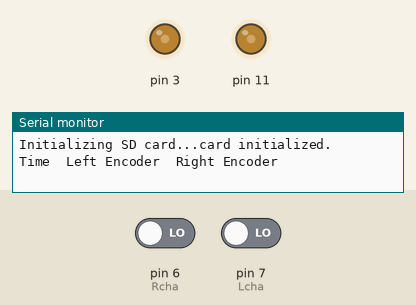
Simulated run of this sketch. Board: Arduino Uno, built with avr-gcc and run on an emulated ATmega328P. Shown: output pins drawn as LEDs (lit = HIGH), the last lines printed to the serial monitor. The inputs (shaded band) are chosen by the test bench; at power-on: pin 6 (Rcha) LOW, pin 7 (Lcha) LOW. Storage starts empty.

Above: at 0.1 s.
At 2.1 s:
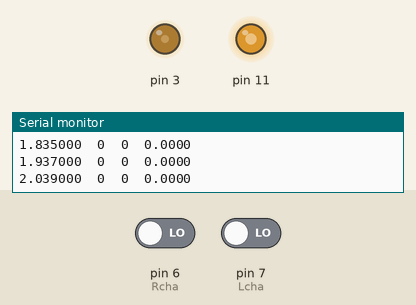
At 7.1 s:
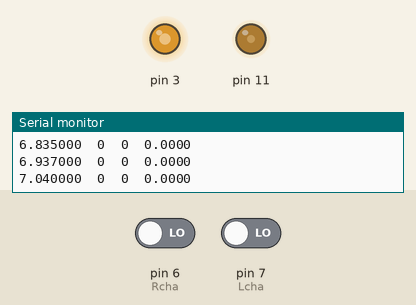
At 12.1 s:
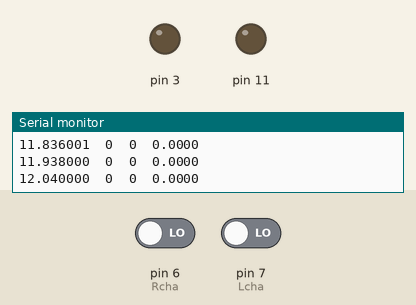
Timing chart, 0 to 13.6 s (numbered marks = the images above):
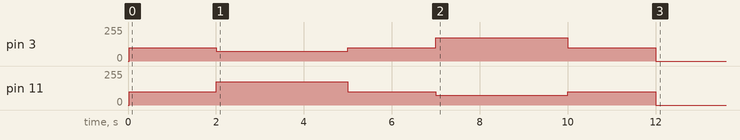

Measured:
- by itself, pin 3: 0/255 → 100/255 at 0.03 s, → 75/255 2.0 s later, → 100/255 3.0 s later, → 175/255 2.0 s later, … (6 changes in this stretch)
- by itself, pin 11: 0/255 → 100/255 at 0.03 s, → 175/255 2.0 s later, → 100/255 3.0 s later, → 75/255 2.0 s later, … (6 changes in this stretch)

The sketch:

Rover2_Encoder_v12.ino
```cpp
/*
Demonstrates use of rotary encoder for motor direction and distance.
Used example code from adafruit to log data to the adafruit logger shield.
https://github.com/adafruit/Light-and-Temp-logger/blob/master/lighttemplogger.ino
*/

#include <SPI.h>
#include <SD.h>

const int chipSelect = 10;

uint32_t syncTime = 0; // time of last sync()
#define SYNC_INTERVAL 1000 // mills between calls to flush() - to write data to the card

File logfile;

//#define Lcha 9
//#define Rcha 8
#define Lcha 7    // arduino motor shield
#define Rcha 6  // arduino motor shield

int prev_Lmeas=0;
int prev_Rmeas=0;
int Lmeas=0;
int Rmeas=0;
volatile int Lcount = 0; // universal count
volatile int Rcount = 0; // universal count
float Rhz;
float Rtime=0;
float prev_Rtime=0;
long desired_dt=500000;    // [mus] can be used to fix the sample time (w/o interupts)
long previousTime=0;
float currentTime;

void setup() {
  pinMode(Lcha, INPUT);
  pinMode(Rcha, INPUT);

  Serial.begin(9600);

  Serial.print("Initializing SD card...");

  // see if the card is present and can be initialized:
  if (!SD.begin(chipSelect)) {
    Serial.println("Card failed, or not present");
    // don't do anything more:
    while (1);
  }
  Serial.println("card initialized.");

  // create a new file
  char filename[] = "LOGGER00.CSV";
  for (uint8_t i = 0; i < 100; i++) {
    filename[6] = i/10 + '0';
    filename[7] = i%10 + '0';
    if (! SD.exists(filename)) {
      // only open a new file if it doesn't exist
      logfile = SD.open(filename, FILE_WRITE);
      break;  // leave the loop!
    }
  }

  Serial.print("Time");
  Serial.print("\t");
  Serial.print("Left Encoder");
  Serial.print("\t");
  Serial.println("Right Encoder");
  // The first three files for the CSV format
  logfile.println("d@test.com,password,http://localhost:8080");
  logfile.println("time,left_rotations,right_rotations,right_rotation_rate");
  logfile.println("milliseconds,rotations,rotations,hertz");
  }

void loop() {

  static unsigned long timer = 0;                //print manager timer

  // make a string for assembling the data to log:
  String dataString = "";

/*  digitalWrite(4, LOW); //Establishes forward direction of Channel A - Right Motor
  analogWrite(5, 100);   //Spins the motor on Channel A at full speed  - Right Motor
  digitalWrite(7, HIGH); //Establishes forward direction of Channel A  - Left Motor
  analogWrite(6, 100);   //Spins the motor on Channel B at full speed  - Left Motor
*/

if (millis()<2000){
  digitalWrite(12, HIGH); //Establishes forward direction of Channel A - Right Motor
  analogWrite(3, 100);   //Spins the motor on Channel A at full speed  - Right Motor
  digitalWrite(13, LOW); //Establishes forward direction of Channel A  - Left Motor
  analogWrite(11, 100);   //Spins the motor on Channel B at full speed  - Left Motor
}

if(millis()>2000 && millis()<5000){
  digitalWrite(12, HIGH); //Establishes forward direction of Channel A - Right Motor
  analogWrite(3, 75);   //Spins the motor on Channel A at full speed  - Right Motor
  digitalWrite(13, LOW); //Establishes forward direction of Channel A  - Left Motor
  analogWrite(11, 175);   //Spins the motor on Channel B at full speed  - Left Motor
}
if(millis()>5000 && millis()<7000){
  digitalWrite(12, HIGH); //Establishes forward direction of Channel A - Right Motor
  analogWrite(3, 100);   //Spins the motor on Channel A at full speed  - Right Motor
  digitalWrite(13, LOW); //Establishes forward direction of Channel A  - Left Motor
  analogWrite(11, 100);   //Spins the motor on Channel B at full speed  - Left Motor
}
if(millis()>7000 && millis()<10000){
  digitalWrite(12, HIGH); //Establishes forward direction of Channel A - Right Motor
  analogWrite(3, 175);   //Spins the motor on Channel A at full speed  - Right Motor
  digitalWrite(13, LOW); //Establishes forward direction of Channel A  - Left Motor
  analogWrite(11, 75);   //Spins the motor on Channel B at full speed  - Left Motor
}
if(millis()>10000 && millis()<12000){
  digitalWrite(12, HIGH); //Establishes forward direction of Channel A - Right Motor
  analogWrite(3, 100);   //Spins the motor on Channel A at full speed  - Right Motor
  digitalWrite(13, LOW); //Establishes forward direction of Channel A  - Left Motor
  analogWrite(11, 100);   //Spins the motor on Channel B at full speed  - Left Motor
}

if(millis()>12000){
  digitalWrite(12, HIGH); //Establishes forward direction of Channel A - Right Motor
  analogWrite(3, 0);   //Spins the motor on Channel A at full speed  - Right Motor
  digitalWrite(13, LOW); //Establishes forward direction of Channel A  - Left Motor
  analogWrite(11, 0);   //Spins the motor on Channel B at full speed  - Left Motor
}
 Lmeas=digitalRead(Lcha);
  Rmeas=digitalRead(Rcha);

  if(Lmeas-prev_Lmeas > 0.5){
    Lcount++;
  }
  if(Rmeas-prev_Rmeas > 0.5){
    Rtime=millis();
    Rhz=10.0*(Rtime-prev_Rtime)/1000.0;
    Rcount++;
    prev_Rtime=Rtime;
  }

  if(millis() - timer > 100){
    Serial.print(millis()/1000.0,6);
    Serial.print("\t");
    Serial.print(Lcount);
    Serial.print("\t");
    Serial.print(Rcount);
    Serial.print("\t");
    Serial.println(Rhz,4);
    timer = millis();

    dataString += timer;
    dataString += ",";
	// A wheel does a full rotation after about 10 Lcount or Rcount.
    dataString += Lcount/10.0;
    dataString += ",";
    dataString += Rcount/10.0;
    dataString += ",";
    dataString += Rhz;

    // if the file is available, write to it:
    if (logfile) {
      logfile.println(dataString);
    }
    // if the file isn't open, pop up an error:
    else {
      Serial.println("error opening LOGGERXX.csv");
    }
  }

  prev_Lmeas=Lmeas;
  prev_Rmeas=Rmeas;

  // Now we write data to disk! Don't sync too often - requires 2048 bytes of I/O to SD card
  // which uses a bunch of power and takes time
  if ((millis() - syncTime) < SYNC_INTERVAL) return;
  syncTime = millis();
  logfile.flush();

 } // end loop
```
